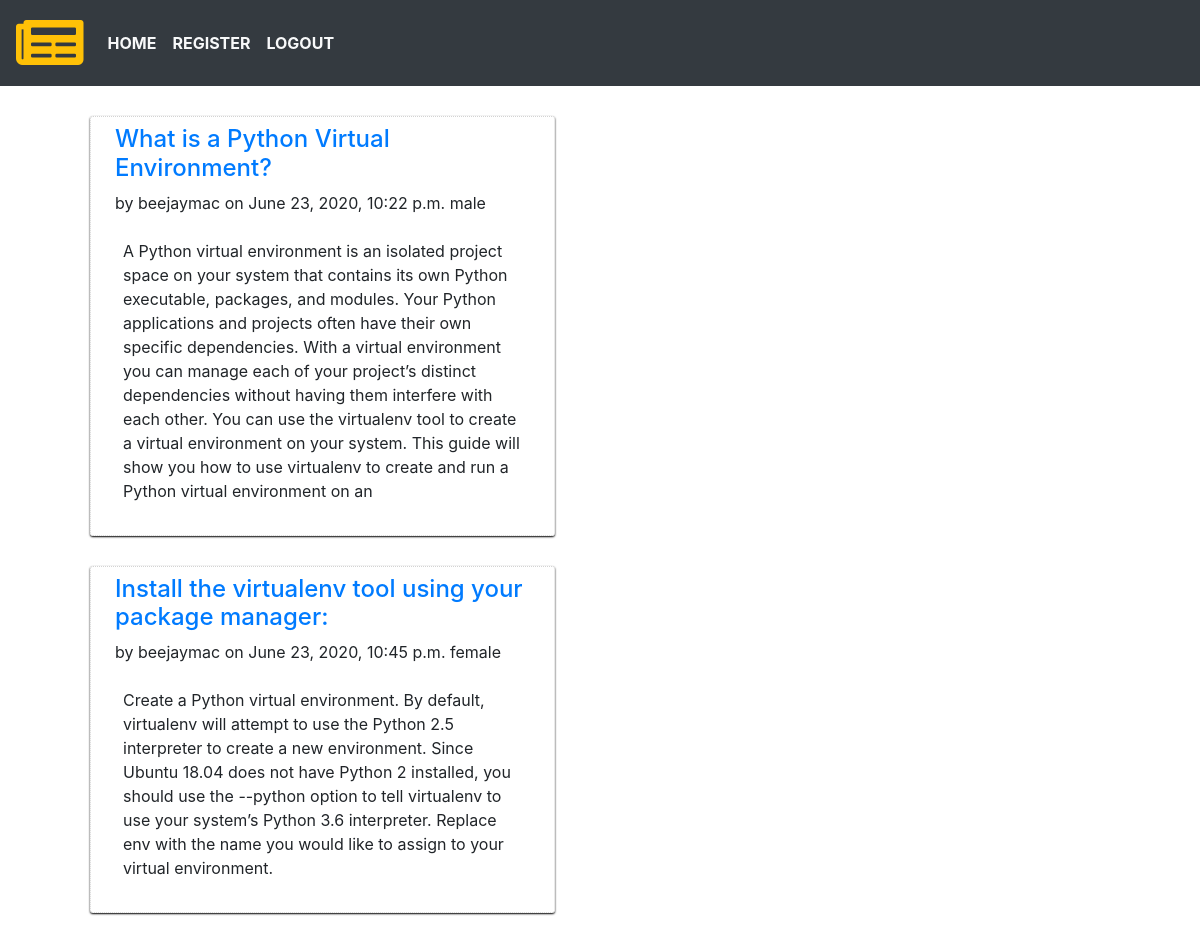
The page / on the database its author committed.
### blog/models.py (models this page shows, shortened)
class Post(models.Model):
    title = models.CharField(max_length=200)
    content = models.TextField()
    created_date= models.DateTimeField(default=timezone.now)
    author = models.ForeignKey(User, on_delete=models.CASCADE)
    gender = models.CharField(max_length=30 ,choices=(
        ('male', 'Male'),
        ('female','Female'),
    ))

### blog/views.py (the view)
# urls.py: path('',PostListView.as_view(),name='home'),
class PostListView(ListView):
    model = Post
    context_object_name= 'posts'
    template_name = 'home.html'

### blog/templates/home.html (shortened to what this page needs)
{% extends 'base.html' %}
{% block content %}
 {% for post in posts  %}
    <div class="col-6">
        <div class="border-2 p-2 px-4">
            <h4 ><a href=""> {{post.title}}</a></h4>
            <p>by {{post.author}} on {{post.created_date}} {{post.gender}}</p>
            <p class="p-2">
                {{post.content}}
            </p>
        </div>
    </div>
 {% endfor %}
{% endblock content %}

### blog/templates/base.html (shortened to what this page needs)
<!DOCTYPE html>
{% load static %}
<html lang="en">
<head>
    <link rel="stylesheet" href="https://stackpath.bootstrapcdn.com/bootstrap/4.5.0/css/bootstrap.min.css">
    <link rel="stylesheet" href="{%static 'css/base.css'%}">
    <link rel="stylesheet" href="https://pro.fontawesome.com/releases/v5.10.0/css/all.css"/>
</head>
<body>
    <nav class="navbar navbar-expand-md navbar-light bg-dark">
        <a href="" class="navbar-brand"><i class="fas fa-newspaper text-warning fa-3x"></i></a>
        <div class="collapse navbar-collapse " id="nav">
        <ul class="navbar-nav">
            <li class="nav-item"><a class="nav-link text-light text-uppercase font-weight-bold " href="{%url 'home'%}">Home</a></li>
            <li class="nav-item"><a class="nav-link text-light text-uppercase font-weight-bold  " href="{%url 'register'%}">Register</a></li>
            <li class="nav-item"><a class="nav-link text-light text-uppercase font-weight-bold  " href="">Logout</a></li>
        </ul>
    </div>
    </nav>
  <div class="container">
    {% block content %}
    {% endblock content %}
  </div>
</body>
</html>

### blog/static/css/base.css (style rules this page uses)
.border-2 { border: 1px dotted lightgrey; border-radius: 3px; box-shadow: 0px 1px 2px black; margin: 30px; }

### rows shown on the page
Post: title "What is a Python Virtual Environment?", author "beejaymac", created_date "June 23, 2020, 10:22 p.m.", gender "male", content "A Python virtual environment is an isolated project space on your system that contains its own Python executable, packages, and modules. Your Python applications and projects often have their own specific dependencies. With a virtual environment you can manage each of your project’s distinct dependencies without having them interfere with each other. You can use the virtualenv tool to create a virtual environment on your system. This guide will show you how to use virtualenv to create and run a Python virtual environment on an"
Post: title "Install the virtualenv tool using your package manager:", author "beejaymac", created_date "June 23, 2020, 10:45 p.m.", gender "female", content "Create a Python virtual environment. By default, virtualenv will attempt to use the Python 2.5 interpreter to create a new environment. Since Ubuntu 18.04 does not have Python 2 installed, you should use the --python option to tell virtualenv to use your system’s Python 3.6 interpreter. Replace env with the name you would like to assign to your virtual environment."
